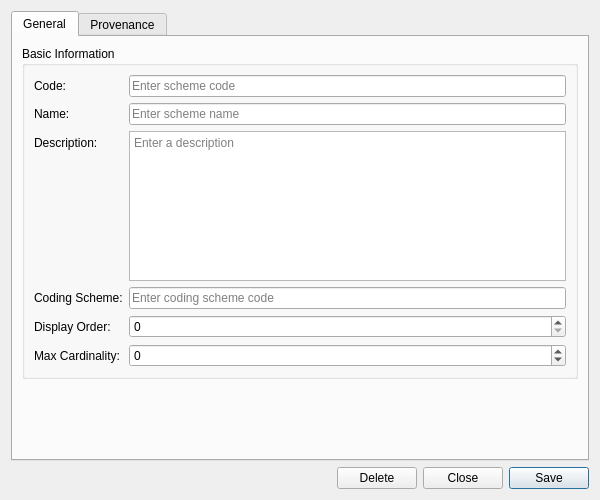
<?xml version="1.0" encoding="UTF-8"?>
<ui version="4.0">
 <class>PartyIdSchemeDetailDialog</class>
 <widget class="QWidget" name="PartyIdSchemeDetailDialog">
  <property name="geometry">
   <rect>
    <x>0</x>
    <y>0</y>
    <width>600</width>
    <height>500</height>
   </rect>
  </property>
  <property name="sizePolicy">
   <sizepolicy hsizetype="Preferred" vsizetype="Preferred">
    <horstretch>0</horstretch>
    <verstretch>0</verstretch>
   </sizepolicy>
  </property>
  <property name="minimumSize">
   <size>
    <width>600</width>
    <height>500</height>
   </size>
  </property>
  <property name="windowTitle">
   <string>Party ID Scheme Details</string>
  </property>
  <layout class="QVBoxLayout" name="verticalLayout">
   <item>
    <widget class="QTabWidget" name="tabWidget">
     <property name="currentIndex"><number>0</number></property>
     <widget class="QWidget" name="generalTab">
      <attribute name="title"><string>General</string></attribute>
      <layout class="QVBoxLayout" name="generalLayout">
       <item>
        <widget class="QGroupBox" name="basicInfoGroup">
         <property name="title">
          <string>Basic Information</string>
         </property>
         <layout class="QFormLayout" name="formLayout">
          <item row="0" column="0">
           <widget class="QLabel" name="labelCode">
            <property name="text">
             <string>Code:</string>
            </property>
           </widget>
          </item>
          <item row="0" column="1">
           <widget class="QLineEdit" name="codeEdit">
            <property name="placeholderText">
             <string>Enter scheme code</string>
            </property>
            <property name="readOnly">
             <bool>true</bool>
            </property>
           </widget>
          </item>
          <item row="1" column="0">
           <widget class="QLabel" name="labelName">
            <property name="text">
             <string>Name:</string>
            </property>
           </widget>
          </item>
          <item row="1" column="1">
           <widget class="QLineEdit" name="nameEdit">
            <property name="placeholderText">
             <string>Enter scheme name</string>
            </property>
           </widget>
          </item>
          <item row="2" column="0">
           <widget class="QLabel" name="labelDescription">
            <property name="text">
             <string>Description:</string>
            </property>
           </widget>
          </item>
          <item row="2" column="1">
           <widget class="QPlainTextEdit" name="descriptionEdit">
            <property name="minimumSize">
             <size>
              <width>0</width>
              <height>80</height>
             </size>
            </property>
            <property name="maximumSize">
             <size>
              <width>16777215</width>
              <height>150</height>
             </size>
            </property>
            <property name="placeholderText">
             <string>Enter a description</string>
            </property>
           </widget>
          </item>
          <item row="3" column="0">
           <widget class="QLabel" name="labelCodingSchemeCode">
            <property name="text">
             <string>Coding Scheme:</string>
            </property>
           </widget>
          </item>
          <item row="3" column="1">
           <widget class="QLineEdit" name="codingSchemeCodeEdit">
            <property name="placeholderText">
             <string>Enter coding scheme code</string>
            </property>
           </widget>
          </item>
          <item row="4" column="0">
           <widget class="QLabel" name="labelDisplayOrder">
            <property name="text">
             <string>Display Order:</string>
            </property>
           </widget>
          </item>
          <item row="4" column="1">
           <widget class="QSpinBox" name="displayOrderEdit">
            <property name="minimum">
             <number>0</number>
            </property>
            <property name="maximum">
             <number>9999</number>
            </property>
           </widget>
          </item>
          <item row="5" column="0">
           <widget class="QLabel" name="labelMaxCardinality">
            <property name="text">
             <string>Max Cardinality:</string>
            </property>
           </widget>
          </item>
          <item row="5" column="1">
           <widget class="QSpinBox" name="maxCardinalityEdit">
            <property name="minimum">
             <number>-1</number>
            </property>
            <property name="maximum">
             <number>9999</number>
            </property>
            <property name="specialValueText">
             <string>(unset)</string>
            </property>
           </widget>
          </item>
         </layout>
        </widget>
       </item>
       <item>
        <spacer name="verticalSpacer">
         <property name="orientation">
          <enum>Qt::Vertical</enum>
         </property>
         <property name="sizeHint" stdset="0">
          <size>
           <width>20</width>
           <height>40</height>
          </size>
         </property>
        </spacer>
       </item>
      </layout>
     </widget>
     <widget class="QWidget" name="provenanceTab">
      <attribute name="title"><string>Provenance</string></attribute>
      <layout class="QVBoxLayout" name="provenanceTabLayout">
       <item>
        <widget class="ores::qt::ProvenanceWidget" name="provenanceWidget" native="true"/>
       </item>
      </layout>
     </widget>
    </widget>
   </item>
   <item>
    <layout class="QHBoxLayout" name="buttonLayout">
     <item>
      <spacer name="horizontalSpacer">
       <property name="orientation">
        <enum>Qt::Horizontal</enum>
       </property>
       <property name="sizeHint" stdset="0">
        <size>
         <width>40</width>
         <height>20</height>
        </size>
       </property>
      </spacer>
     </item>
     <item>
      <widget class="QPushButton" name="deleteButton">
       <property name="text">
        <string>Delete</string>
       </property>
      </widget>
     </item>
     <item>
      <widget class="QPushButton" name="closeButton">
       <property name="text">
        <string>Close</string>
       </property>
      </widget>
     </item>
     <item>
      <widget class="QPushButton" name="saveButton">
       <property name="text">
        <string>Save</string>
       </property>
       <property name="default">
        <bool>true</bool>
       </property>
      </widget>
     </item>
    </layout>
   </item>
  </layout>
 </widget>
 <customwidgets>
  <customwidget>
   <class>ores::qt::ProvenanceWidget</class>
   <extends>QWidget</extends>
   <header>ores.qt/ProvenanceWidget.hpp</header>
  </customwidget>
 </customwidgets>
 <resources/>
 <connections/>
</ui>
